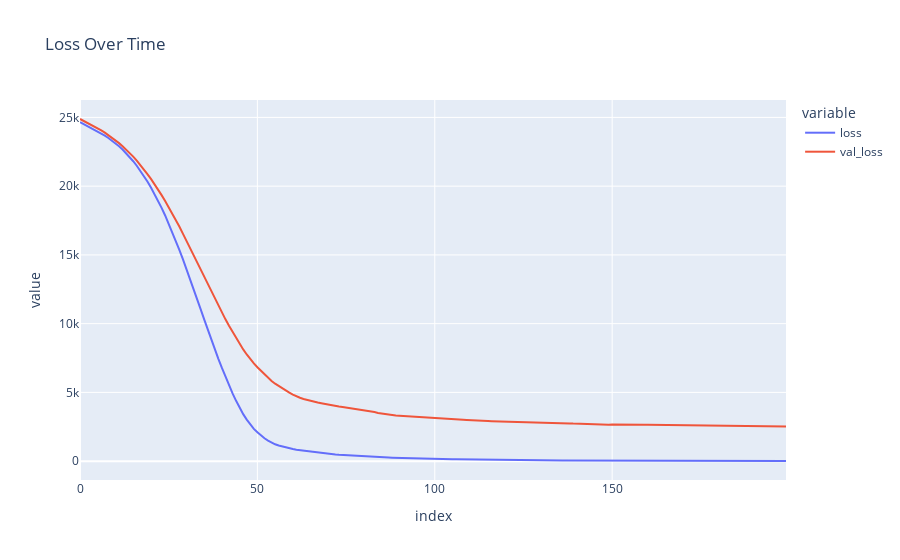

Source (notebook cell):
### Markdown cell above
### Results

### Code cell
fig = px.line(
    history.history,
    y = ['loss', 'val_loss'],
    labels = {'x': 'Epoch', 'y': 'Loss'},
    title = 'Loss Over Time'
)

fig.show()

### Figure 1 — Plotly figure (JSON) as saved in the notebook; plotly's stock layout.template omitted (floating-point values rounded to 4 significant figures; data arrays with more than 128 entries replaced by an {"elided": "..."} marker saying what was removed)
{"data": [{"hovertemplate": "variable=loss<br>index=%{x}<br>value=%{y}<extra></extra>", "legendgroup": "loss", "line": {"color": "#636efa", "dash": "solid"}, "marker": {"symbol": "circle"}, "mode": "lines", "name": "loss", "orientation": "v", "showlegend": true, "type": "scatter", "x": {"elided": "200 int values"}, "xaxis": "x", "y": {"elided": "200 float values"}, "yaxis": "y"}, {"hovertemplate": "variable=val_loss<br>index=%{x}<br>value=%{y}<extra></extra>", "legendgroup": "val_loss", "line": {"color": "#EF553B", "dash": "solid"}, "marker": {"symbol": "circle"}, "mode": "lines", "name": "val_loss", "orientation": "v", "showlegend": true, "type": "scatter", "x": {"elided": "200 int values"}, "xaxis": "x", "y": {"elided": "200 float values"}, "yaxis": "y"}], "layout": {"legend": {"title": {"text": "variable"}, "tracegroupgap": 0}, "title": {"text": "Loss Over Time"}, "xaxis": {"anchor": "y", "domain": [0, 1], "title": {"text": "index"}}, "yaxis": {"anchor": "x", "domain": [0, 1], "title": {"text": "value"}}}}
